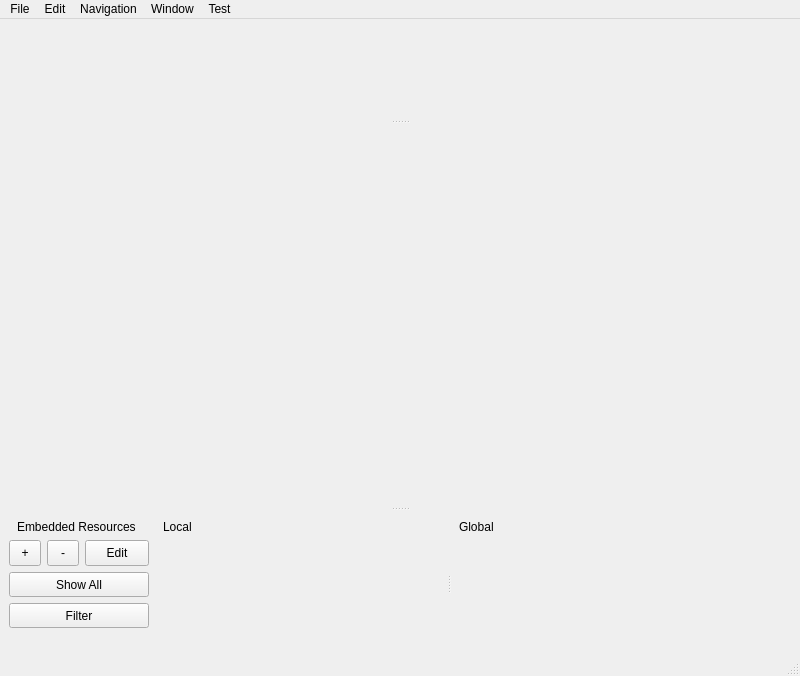
<?xml version="1.0" encoding="UTF-8"?>
<ui version="4.0">
 <class>MainWindow</class>
 <widget class="QMainWindow" name="MainWindow">
  <property name="geometry">
   <rect>
    <x>0</x>
    <y>0</y>
    <width>800</width>
    <height>676</height>
   </rect>
  </property>
  <property name="sizePolicy">
   <sizepolicy hsizetype="Maximum" vsizetype="Maximum">
    <horstretch>0</horstretch>
    <verstretch>0</verstretch>
   </sizepolicy>
  </property>
  <property name="minimumSize">
   <size>
    <width>800</width>
    <height>600</height>
   </size>
  </property>
  <property name="windowTitle">
   <string>MainWindow</string>
  </property>
  <widget class="QWidget" name="root">
   <layout class="QGridLayout" name="rootLayout">
    <property name="leftMargin">
     <number>0</number>
    </property>
    <property name="topMargin">
     <number>0</number>
    </property>
    <property name="rightMargin">
     <number>0</number>
    </property>
    <property name="bottomMargin">
     <number>0</number>
    </property>
    <property name="spacing">
     <number>0</number>
    </property>
    <item row="0" column="0">
     <widget class="QSplitter" name="mainSplitter">
      <property name="orientation">
       <enum>Qt::Vertical</enum>
      </property>
      <property name="handleWidth">
       <number>5</number>
      </property>
      <widget class="MainWindowTopBar" name="topBar">
       <property name="minimumSize">
        <size>
         <width>0</width>
         <height>100</height>
        </size>
       </property>
       <property name="lineWidth">
        <number>0</number>
       </property>
      </widget>
      <widget class="QWidget" name="middleSpacer" native="true">
       <property name="sizePolicy">
        <sizepolicy hsizetype="Preferred" vsizetype="Preferred">
         <horstretch>0</horstretch>
         <verstretch>1</verstretch>
        </sizepolicy>
       </property>
      </widget>
      <widget class="QFrame" name="bottomBar">
       <layout class="QHBoxLayout" name="horizontalLayout" stretch="0,1">
        <item>
         <layout class="QVBoxLayout" name="verticalLayout_4">
          <item>
           <widget class="QLabel" name="label_3">
            <property name="text">
             <string>Embedded Resources</string>
            </property>
            <property name="indent">
             <number>8</number>
            </property>
           </widget>
          </item>
          <item>
           <layout class="QVBoxLayout" name="verticalLayout_3">
            <item>
             <layout class="QHBoxLayout" name="horizontalLayout_2" stretch="1,1,2">
              <item>
               <widget class="QToolButton" name="newERButton">
                <property name="sizePolicy">
                 <sizepolicy hsizetype="Minimum" vsizetype="Minimum">
                  <horstretch>0</horstretch>
                  <verstretch>0</verstretch>
                 </sizepolicy>
                </property>
                <property name="minimumSize">
                 <size>
                  <width>25</width>
                  <height>25</height>
                 </size>
                </property>
                <property name="text">
                 <string>+</string>
                </property>
               </widget>
              </item>
              <item>
               <widget class="QToolButton" name="deleteERButton">
                <property name="sizePolicy">
                 <sizepolicy hsizetype="Preferred" vsizetype="Preferred">
                  <horstretch>0</horstretch>
                  <verstretch>0</verstretch>
                 </sizepolicy>
                </property>
                <property name="minimumSize">
                 <size>
                  <width>25</width>
                  <height>26</height>
                 </size>
                </property>
                <property name="text">
                 <string>-</string>
                </property>
               </widget>
              </item>
              <item>
               <widget class="QToolButton" name="editERButton">
                <property name="sizePolicy">
                 <sizepolicy hsizetype="Preferred" vsizetype="Preferred">
                  <horstretch>0</horstretch>
                  <verstretch>0</verstretch>
                 </sizepolicy>
                </property>
                <property name="minimumSize">
                 <size>
                  <width>50</width>
                  <height>25</height>
                 </size>
                </property>
                <property name="text">
                 <string>Edit</string>
                </property>
               </widget>
              </item>
             </layout>
            </item>
            <item>
             <widget class="QPushButton" name="showAll">
              <property name="minimumSize">
               <size>
                <width>140</width>
                <height>25</height>
               </size>
              </property>
              <property name="text">
               <string>Show All</string>
              </property>
             </widget>
            </item>
            <item>
             <widget class="QPushButton" name="filter">
              <property name="minimumSize">
               <size>
                <width>0</width>
                <height>25</height>
               </size>
              </property>
              <property name="text">
               <string>Filter</string>
              </property>
             </widget>
            </item>
            <item>
             <spacer name="verticalSpacer">
              <property name="orientation">
               <enum>Qt::Vertical</enum>
              </property>
              <property name="sizeHint" stdset="0">
               <size>
                <width>20</width>
                <height>17</height>
               </size>
              </property>
             </spacer>
            </item>
           </layout>
          </item>
         </layout>
        </item>
        <item>
         <widget class="QSplitter" name="splitter">
          <property name="styleSheet">
           <string notr="true">QSplitter {
	background: rgba(0,0,0,0);
}</string>
          </property>
          <property name="orientation">
           <enum>Qt::Horizontal</enum>
          </property>
          <widget class="QWidget" name="layoutWidget">
           <layout class="QVBoxLayout" name="verticalLayout" stretch="0,1">
            <property name="spacing">
             <number>2</number>
            </property>
            <item>
             <widget class="QLabel" name="label">
              <property name="text">
               <string>Local</string>
              </property>
              <property name="indent">
               <number>8</number>
              </property>
             </widget>
            </item>
            <item>
             <widget class="ERScrollBox" name="local" native="true"/>
            </item>
           </layout>
          </widget>
          <widget class="QWidget" name="layoutWidget">
           <layout class="QVBoxLayout" name="verticalLayout_2" stretch="0,1">
            <property name="spacing">
             <number>2</number>
            </property>
            <item>
             <widget class="QLabel" name="label_2">
              <property name="text">
               <string>Global</string>
              </property>
              <property name="indent">
               <number>8</number>
              </property>
             </widget>
            </item>
            <item>
             <widget class="ERScrollBox" name="global" native="true"/>
            </item>
           </layout>
          </widget>
         </widget>
        </item>
       </layout>
      </widget>
     </widget>
    </item>
   </layout>
  </widget>
  <widget class="QMenuBar" name="menubar">
   <property name="geometry">
    <rect>
     <x>0</x>
     <y>0</y>
     <width>800</width>
     <height>21</height>
    </rect>
   </property>
   <widget class="QMenu" name="menuhello_to_the_world">
    <property name="title">
     <string>File</string>
    </property>
    <addaction name="actionNew"/>
    <addaction name="actionOpen"/>
    <addaction name="actionSave"/>
    <addaction name="actionSave_As"/>
    <addaction name="actionImport_Model"/>
    <addaction name="actionImport_Narratives"/>
    <addaction name="actionExport_Narratives"/>
    <addaction name="separator"/>
    <addaction name="actionQuit"/>
   </widget>
   <widget class="QMenu" name="menuTest">
    <property name="title">
     <string>Test</string>
    </property>
    <addaction name="actionOSG_Debug"/>
    <addaction name="actionCamera_Debug"/>
    <addaction name="actionControl_Debug"/>
    <addaction name="actionReload_Style"/>
   </widget>
   <widget class="QMenu" name="menuView">
    <property name="title">
     <string>Navigation</string>
    </property>
    <addaction name="actionFirst_Person_Navigation"/>
    <addaction name="actionFlight_Navigation"/>
    <addaction name="actionObject_Navigation"/>
    <addaction name="separator"/>
    <addaction name="actionFreeze_Camera"/>
    <addaction name="actionReset_Camera"/>
    <addaction name="separator"/>
   </widget>
   <widget class="QMenu" name="menuEdit">
    <property name="title">
     <string>Edit</string>
    </property>
   </widget>
   <widget class="QMenu" name="menuWindows">
    <property name="title">
     <string>Window</string>
    </property>
    <addaction name="actionModel_Outliner"/>
    <addaction name="actionEmbedded_Resources"/>
    <addaction name="actionTime_Slider"/>
    <addaction name="actionFont_Color_Styles"/>
    <addaction name="separator"/>
    <addaction name="actionHistory"/>
   </widget>
   <addaction name="menuhello_to_the_world"/>
   <addaction name="menuEdit"/>
   <addaction name="menuView"/>
   <addaction name="menuWindows"/>
   <addaction name="menuTest"/>
  </widget>
  <widget class="QStatusBar" name="statusbar"/>
  <action name="actionNew">
   <property name="text">
    <string>New...</string>
   </property>
   <property name="shortcut">
    <string>Ctrl+N</string>
   </property>
   <property name="shortcutContext">
    <enum>Qt::ApplicationShortcut</enum>
   </property>
  </action>
  <action name="actionOpen">
   <property name="text">
    <string>Open...</string>
   </property>
   <property name="shortcut">
    <string>Ctrl+O</string>
   </property>
   <property name="shortcutContext">
    <enum>Qt::ApplicationShortcut</enum>
   </property>
  </action>
  <action name="actionImport_Model">
   <property name="text">
    <string>Import Model...</string>
   </property>
  </action>
  <action name="actionSave">
   <property name="text">
    <string>Save</string>
   </property>
   <property name="shortcut">
    <string>Ctrl+S</string>
   </property>
   <property name="shortcutContext">
    <enum>Qt::ApplicationShortcut</enum>
   </property>
  </action>
  <action name="actionSave_As">
   <property name="text">
    <string>Save As...</string>
   </property>
   <property name="shortcut">
    <string>Ctrl+Shift+S</string>
   </property>
   <property name="shortcutContext">
    <enum>Qt::ApplicationShortcut</enum>
   </property>
  </action>
  <action name="actionError">
   <property name="text">
    <string>Error</string>
   </property>
  </action>
  <action name="actionMessage">
   <property name="text">
    <string>Message</string>
   </property>
  </action>
  <action name="actionProgress">
   <property name="text">
    <string>Progress</string>
   </property>
  </action>
  <action name="actionQuit">
   <property name="text">
    <string>Quit</string>
   </property>
   <property name="shortcut">
    <string>Ctrl+Q</string>
   </property>
  </action>
  <action name="actionOSG_Debug">
   <property name="text">
    <string>OSG Debug</string>
   </property>
   <property name="shortcut">
    <string>F9</string>
   </property>
  </action>
  <action name="actionCamera_Debug">
   <property name="text">
    <string>Camera Debug</string>
   </property>
   <property name="shortcut">
    <string>F10</string>
   </property>
  </action>
  <action name="actionFirst_Person_Navigation">
   <property name="enabled">
    <bool>true</bool>
   </property>
   <property name="text">
    <string>First Person Mode</string>
   </property>
   <property name="shortcut">
    <string>1</string>
   </property>
  </action>
  <action name="actionFirst_Person_Mouse">
   <property name="text">
    <string>First Person Mouse</string>
   </property>
  </action>
  <action name="actionObject_Navigation">
   <property name="text">
    <string>Object Mode</string>
   </property>
   <property name="shortcut">
    <string>3</string>
   </property>
  </action>
  <action name="actionLock">
   <property name="text">
    <string>Lock</string>
   </property>
  </action>
  <action name="actionFreeze_Camera">
   <property name="checkable">
    <bool>true</bool>
   </property>
   <property name="text">
    <string>Freeze Camera</string>
   </property>
   <property name="shortcut">
    <string>Space</string>
   </property>
  </action>
  <action name="actionReset_Camera">
   <property name="text">
    <string>Reset Camera</string>
   </property>
   <property name="shortcut">
    <string>H</string>
   </property>
  </action>
  <action name="actionFlight_Navigation">
   <property name="text">
    <string>Flight Mode</string>
   </property>
   <property name="shortcut">
    <string>2</string>
   </property>
  </action>
  <action name="actionControl_Debug">
   <property name="text">
    <string>Control Debug</string>
   </property>
   <property name="shortcut">
    <string>F11</string>
   </property>
  </action>
  <action name="actionExport_Narratives">
   <property name="text">
    <string>Export Narratives...</string>
   </property>
  </action>
  <action name="actionImport_Narratives">
   <property name="text">
    <string>Import Narratives...</string>
   </property>
  </action>
  <action name="actionModel_Outliner">
   <property name="text">
    <string>Models</string>
   </property>
   <property name="shortcut">
    <string>M</string>
   </property>
   <property name="shortcutContext">
    <enum>Qt::ApplicationShortcut</enum>
   </property>
  </action>
  <action name="actionTime_Slider">
   <property name="text">
    <string>Time Slider</string>
   </property>
   <property name="shortcut">
    <string>T</string>
   </property>
   <property name="shortcutContext">
    <enum>Qt::ApplicationShortcut</enum>
   </property>
   <property name="autoRepeat">
    <bool>false</bool>
   </property>
  </action>
  <action name="actionFont_Color_Styles">
   <property name="text">
    <string>Font and Color Styles</string>
   </property>
  </action>
  <action name="actionHistory">
   <property name="text">
    <string>History</string>
   </property>
   <property name="shortcutContext">
    <enum>Qt::ApplicationShortcut</enum>
   </property>
   <property name="autoRepeat">
    <bool>false</bool>
   </property>
  </action>
  <action name="actionEmbedded_Resources">
   <property name="text">
    <string>Embedded Resources</string>
   </property>
  </action>
  <action name="actionReload_Style">
   <property name="text">
    <string>Reload Style</string>
   </property>
  </action>
 </widget>
 <customwidgets>
  <customwidget>
   <class>MainWindowTopBar</class>
   <extends>QFrame</extends>
   <header>MainWindowTopBar.h</header>
   <container>1</container>
  </customwidget>
  <customwidget>
   <class>ERScrollBox</class>
   <extends>QWidget</extends>
   <header>resources/ERScrollBox.h</header>
   <container>1</container>
  </customwidget>
 </customwidgets>
 <resources/>
 <connections/>
</ui>
